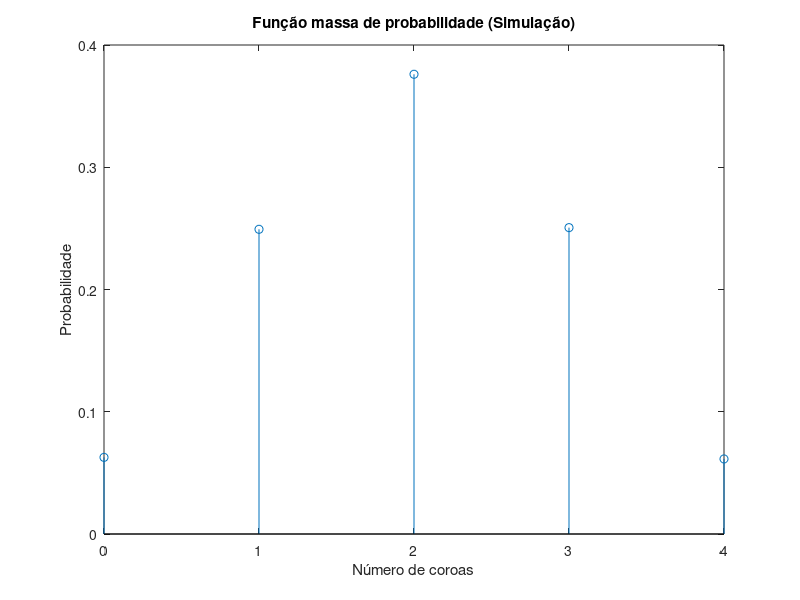
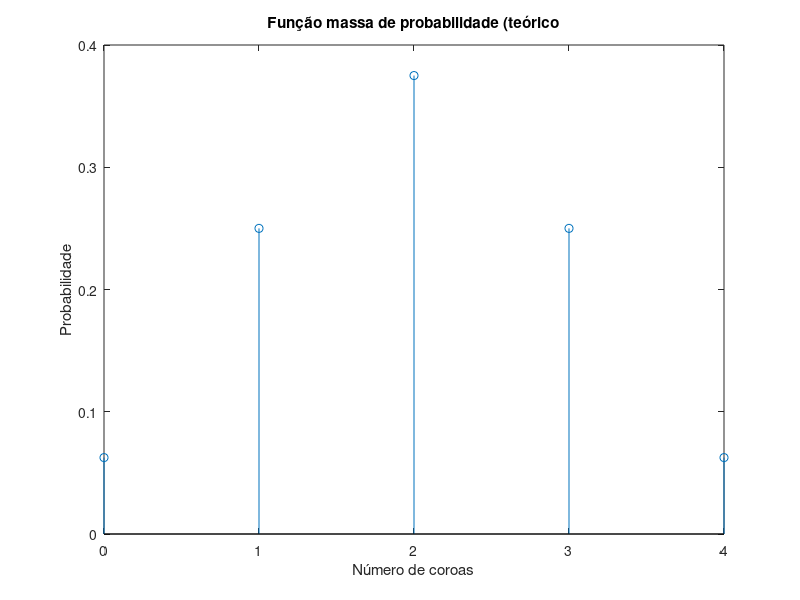

These charts were generated, in order, by the following MATLAB code:
%Considere 4 lanc¸amentos de uma moeda equilibrada. Seja X a variavel aleat ´ oria representativa do ´
%numero de coroas observados nos ´ 4 lanc¸amentos.
%%

%a)Estime por simulac¸ao a funçao massa de probabilidade ˜ pX(x) da variavel aleat ´ oria ´ X.

n = 4; %nº de lançamentos
N = 1e5;


experiencias = rand(n, N) < 0.5;
coroas0 = sum(sum(experiencias)== 0);
coroas1 = sum(sum(experiencias)== 1);
coroas2 = sum(sum(experiencias)== 2);
coroas3 = sum(sum(experiencias)== 3);
coroas4 = sum(sum(experiencias)== 4); 

x = 0:1:4
px =[coroas0 coroas1 coroas2 coroas3 coroas4]/N;



 figure
 stem(x, px);
 xlabel("Número de coroas");
 ylabel("Probabilidade");
 title("Função massa de probabilidade (Simulação)");
 
 %b)Estime o valor esperado, a variancia e o desvio padr ˆ ao de ˜ X com base em pX(x).
 
 %E[X] = Xi * pXi;
EX = sum(x.*px)

%Variancia = E[X^2] - E^2[X]


var = sum((x.^2).*px) - EX^2


%desvio padrao é igual à raiz quadrada da variancia

desvio = sqrt(var)



%c) Identifique o tipo da distribuic¸ao da vari ˜ avel aleat ´ oria ´ X e escreva a expressao te ˜ orica da respectiva ´
%func¸ao de probabilidade.

%Respostas: Distribuição binomial


%d) Calcule os valores teoricos da func¸ ´ ao massa de probabilidade de ˜ X e compare-os com os valores
%estimados por simulac¸ao obtidos em (a).

%nchoosek(n,k)*(p^k)*(p^(n-k)); <-- lei binomial, n = numero de elementos,
%k elemento do espaço de amostragem, p = probabilidade


n = 4;
p = 0.5;
for k = 0:4
    prob(k+1) = nchoosek(n,k)*(p^k)*(p^(n-k));
end
prob;

figure 
stem(x, prob);
xlabel("Número de coroas");
ylabel("Probabilidade");
title("Função massa de probabilidade (teórico");

%e)Calcule os valores teoricos de ´ E[x] e de V ar(X) e compare-os com os valores obtidos em (b).

 %E[X] = Xi * pXi;
EX = sum(x.*prob)

%Variancia = E[X^2] - E^2[X]


var = sum((x.^2).*prob) - EX^2


%desvio padrao é igual à raiz quadrada da variancia

desvio = sqrt(var)


%Os valores são os mesmos.


%(f) Com base nos valores teoricos da funcao massa de probabilidade desta distribuicao, calcule: 
%i. a probabilidade de obter pelo menos 2 coroas;

%i)Pelo menos 2 coroas (2, 3 ou 4 coroas);


ProbTeoricaPeloMenos2 = prob(3) + prob(4) + prob(5)


%ii)a probabilidade de obter ate 1 coroa ( 0 ou 1);

ProbTeoricaAte1 = prob(1) + prob(2)

%iii) a probabilidade de obter entre 1 e 3 coroas (1, 2 ou 3);

ProbTeorica1A3 = prob(2) + prob(3) + prob(4)

